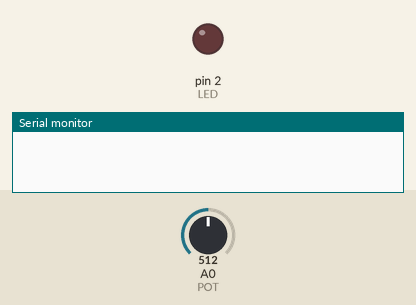
Simulated run of this sketch. Board: Arduino Uno, built with avr-gcc and run on an emulated ATmega328P. Parts: output pins drawn as LEDs (lit = HIGH), the last lines printed to the serial monitor. Dashed ring = blinking. The inputs (shaded band) are chosen by the test bench; at power-on: A0 (POT) = 512.

Above: at 0.1 s.
At 1.8 s:
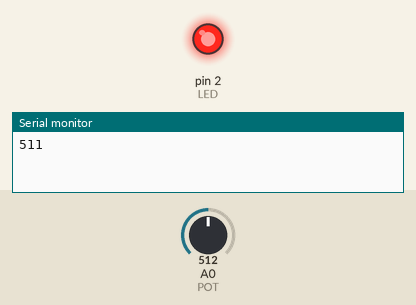
1.9 s: A0 (POT) set to 716
At 2.19 s:
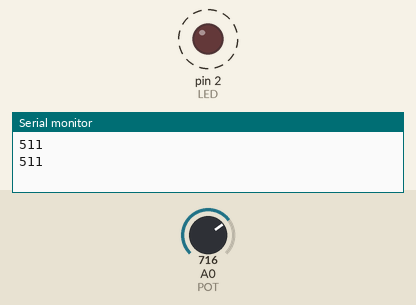
5.4 s: A0 (POT) set to 900
Timing chart, 0 to 14.9 s (numbered marks = the images above; inputs shaded):
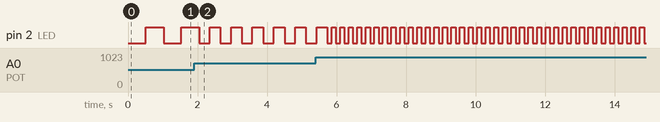

Measured:
- after the input at 1.9 s, pin 2 (LED): alternates HIGH for 0.31 s and LOW for 0.31 s, starting after 0.45 s

The sketch:

sketch.ino
```cpp
#define LED 2
#define POT A0

void setup() {
  // put your setup code here, to run once:
  pinMode(LED, OUTPUT);
  pinMode(POT, INPUT);
  Serial.begin(9600);
}

void loop() {
  // put your main code here, to run repeatedly:
  int potStatus = 1023 - analogRead(POT);

  digitalWrite(2, LOW);
  delay(potStatus);
  digitalWrite(2, HIGH);
  delay(potStatus);

  Serial.println(potStatus);
}
```
